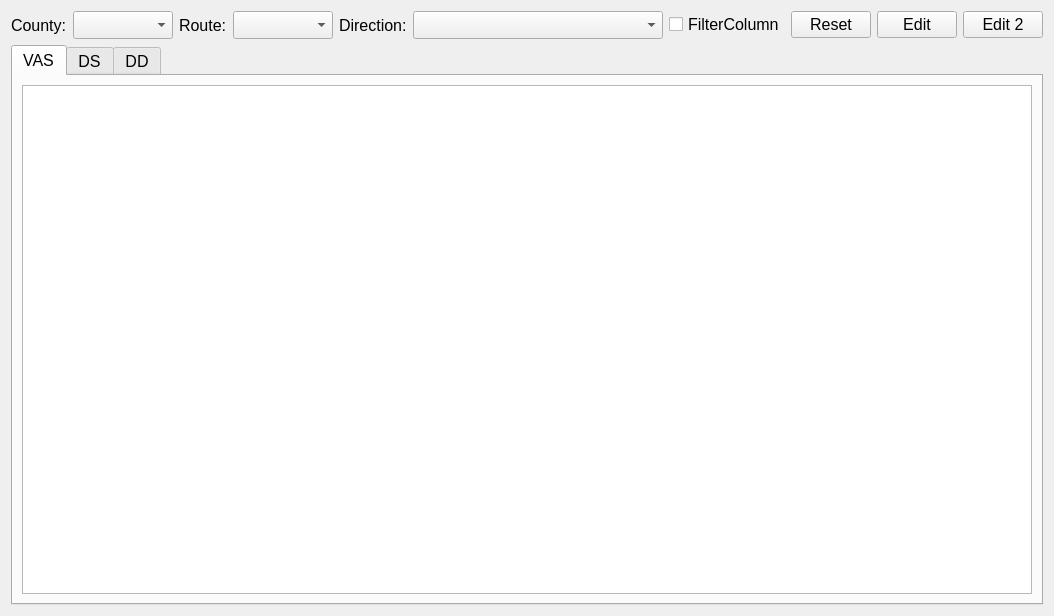
<?xml version="1.0" encoding="UTF-8"?>
<ui version="4.0">
 <class>VAS_Form</class>
 <widget class="QWidget" name="VAS_Form">
  <property name="geometry">
   <rect>
    <x>0</x>
    <y>0</y>
    <width>1033</width>
    <height>616</height>
   </rect>
  </property>
  <property name="sizePolicy">
   <sizepolicy hsizetype="Expanding" vsizetype="Expanding">
    <horstretch>1</horstretch>
    <verstretch>1</verstretch>
   </sizepolicy>
  </property>
  <property name="minimumSize">
   <size>
    <width>0</width>
    <height>0</height>
   </size>
  </property>
  <property name="windowTitle">
   <string>View Analysis Sections </string>
  </property>
  <property name="toolTip">
   <string>Clear Data</string>
  </property>
  <property name="filename" stdset="0">
   <string>VAS</string>
  </property>
  <property name="formname" stdset="0">
   <string/>
  </property>
  <layout class="QVBoxLayout" name="verticalLayout_4">
   <item>
    <layout class="QVBoxLayout" name="verticalLayout">
     <item>
      <layout class="QHBoxLayout" name="horizontalLayout" stretch="0,2,0,2,0,4,0,0,0,0,0">
       <property name="sizeConstraint">
        <enum>QLayout::SetMinAndMaxSize</enum>
       </property>
       <item>
        <widget class="QLabel" name="labelCounty">
         <property name="font">
          <font>
           <pointsize>12</pointsize>
          </font>
         </property>
         <property name="text">
          <string>County:</string>
         </property>
        </widget>
       </item>
       <item>
        <widget class="QComboBox" name="comboBoxCounty">
         <property name="minimumSize">
          <size>
           <width>100</width>
           <height>28</height>
          </size>
         </property>
         <property name="maximumSize">
          <size>
           <width>200</width>
           <height>16777215</height>
          </size>
         </property>
         <property name="font">
          <font>
           <pointsize>12</pointsize>
          </font>
         </property>
         <property name="toolTip">
          <string>&lt;html&gt;&lt;head/&gt;&lt;body&gt;&lt;p&gt;Please Select County&lt;/p&gt;&lt;/body&gt;&lt;/html&gt;</string>
         </property>
         <property name="statusTip">
          <string>Select County</string>
         </property>
        </widget>
       </item>
       <item>
        <widget class="QLabel" name="labelRoute">
         <property name="font">
          <font>
           <pointsize>12</pointsize>
          </font>
         </property>
         <property name="text">
          <string>Route:</string>
         </property>
        </widget>
       </item>
       <item>
        <widget class="QComboBox" name="comboBoxRoute">
         <property name="minimumSize">
          <size>
           <width>100</width>
           <height>28</height>
          </size>
         </property>
         <property name="maximumSize">
          <size>
           <width>200</width>
           <height>16777215</height>
          </size>
         </property>
         <property name="font">
          <font>
           <pointsize>12</pointsize>
          </font>
         </property>
         <property name="toolTip">
          <string>&lt;html&gt;&lt;head/&gt;&lt;body&gt;&lt;p&gt;Please Select Route&lt;/p&gt;&lt;/body&gt;&lt;/html&gt;</string>
         </property>
         <property name="statusTip">
          <string>Select Route</string>
         </property>
        </widget>
       </item>
       <item>
        <widget class="QLabel" name="labelDirection">
         <property name="font">
          <font>
           <pointsize>12</pointsize>
          </font>
         </property>
         <property name="text">
          <string>Direction:</string>
         </property>
        </widget>
       </item>
       <item>
        <widget class="QComboBox" name="comboBoxDirection">
         <property name="minimumSize">
          <size>
           <width>250</width>
           <height>28</height>
          </size>
         </property>
         <property name="maximumSize">
          <size>
           <width>200</width>
           <height>16777215</height>
          </size>
         </property>
         <property name="font">
          <font>
           <pointsize>12</pointsize>
          </font>
         </property>
         <property name="toolTip">
          <string>Please Select Direction</string>
         </property>
         <property name="statusTip">
          <string>Select Direction</string>
         </property>
        </widget>
       </item>
       <item>
        <widget class="QCheckBox" name="FilterColumncheckBox">
         <property name="font">
          <font>
           <pointsize>12</pointsize>
          </font>
         </property>
         <property name="text">
          <string>FilterColumn</string>
         </property>
        </widget>
       </item>
       <item>
        <widget class="QPushButton" name="pushButtonReset">
         <property name="font">
          <font>
           <pointsize>12</pointsize>
          </font>
         </property>
         <property name="text">
          <string>Reset</string>
         </property>
        </widget>
       </item>
       <item>
        <widget class="QPushButton" name="pushButtonEdit">
         <property name="font">
          <font>
           <pointsize>12</pointsize>
          </font>
         </property>
         <property name="text">
          <string>Edit</string>
         </property>
        </widget>
       </item>
       <item>
        <spacer name="horizontalSpacer">
         <property name="orientation">
          <enum>Qt::Horizontal</enum>
         </property>
         <property name="sizeHint" stdset="0">
          <size>
           <width>40</width>
           <height>20</height>
          </size>
         </property>
        </spacer>
       </item>
       <item>
        <widget class="QPushButton" name="pushButtonEdit2">
         <property name="font">
          <font>
           <pointsize>12</pointsize>
          </font>
         </property>
         <property name="text">
          <string>Edit 2</string>
         </property>
        </widget>
       </item>
      </layout>
     </item>
     <item>
      <widget class="QTabWidget" name="tabWidget">
       <property name="font">
        <font>
         <pointsize>12</pointsize>
        </font>
       </property>
       <property name="currentIndex">
        <number>0</number>
       </property>
       <widget class="QWidget" name="VAS_tab">
        <property name="sizePolicy">
         <sizepolicy hsizetype="Expanding" vsizetype="Expanding">
          <horstretch>0</horstretch>
          <verstretch>0</verstretch>
         </sizepolicy>
        </property>
        <attribute name="title">
         <string>VAS</string>
        </attribute>
        <layout class="QHBoxLayout" name="horizontalLayout_3">
         <item>
          <widget class="QTableWidget" name="VAS_tableWidget">
           <property name="font">
            <font>
             <pointsize>12</pointsize>
            </font>
           </property>
           <property name="autoFillBackground">
            <bool>true</bool>
           </property>
           <property name="styleSheet">
            <string notr="true">QHeaderView::section {background-color: rgb(211,211,211); color: rgb(0, 0, 0);}
QHeaderView::section:horizontal{   border-top: 1px solid #fffff8;}
QHeaderView::section {font-size: 12 pt;}
</string>
           </property>
           <property name="sortingEnabled">
            <bool>true</bool>
           </property>
          </widget>
         </item>
        </layout>
       </widget>
       <widget class="QWidget" name="VAS_DS_tab">
        <attribute name="title">
         <string>DS</string>
        </attribute>
        <layout class="QVBoxLayout" name="verticalLayout_2">
         <item>
          <widget class="QTableWidget" name="VAS_DS_tableWidget">
           <property name="font">
            <font>
             <pointsize>12</pointsize>
            </font>
           </property>
           <property name="autoFillBackground">
            <bool>true</bool>
           </property>
           <property name="styleSheet">
            <string notr="true">QHeaderView::section {background-color: rgb(211,211,211); color: rgb(0, 0, 0);}
QHeaderView::section:horizontal{   border-top: 1px solid #fffff8;}</string>
           </property>
          </widget>
         </item>
        </layout>
       </widget>
       <widget class="QWidget" name="VAS_DD_tab">
        <attribute name="title">
         <string>DD</string>
        </attribute>
        <layout class="QVBoxLayout" name="verticalLayout_3">
         <item>
          <widget class="QTableWidget" name="VAS_DD_tableWidget">
           <property name="font">
            <font>
             <pointsize>12</pointsize>
            </font>
           </property>
           <property name="autoFillBackground">
            <bool>true</bool>
           </property>
           <property name="styleSheet">
            <string notr="true">QHeaderView::section {background-color: rgb(211,211,211); color: rgb(0, 0, 0);}
QHeaderView::section:horizontal{   border-top: 1px solid #fffff8;}</string>
           </property>
          </widget>
         </item>
        </layout>
       </widget>
      </widget>
     </item>
    </layout>
   </item>
   <item>
    <layout class="QHBoxLayout" name="horizontalLayout_2"/>
   </item>
  </layout>
 </widget>
 <resources/>
 <connections/>
</ui>
